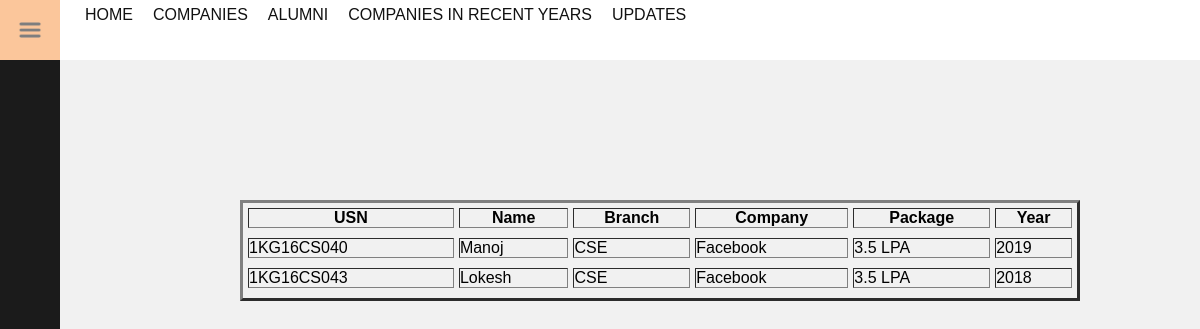
Page /alumni1.php (signed in) on the committed database.
### tables this page shows
CREATE TABLE `placed_students` (
  `usn` varchar(10) NOT NULL,
  `cname` varchar(30) NOT NULL,
  `package` varchar(12) NOT NULL,
  `year` varchar(4) NOT NULL
);

CREATE TABLE `previous_students` (
  `usn` varchar(10) NOT NULL,
  `name` varchar(30) NOT NULL,
  `branch` varchar(4) NOT NULL,
  `passing_year` int(4) NOT NULL
);

### alumni1.php (the view, shortened to what this page needs)
<!DOCTYPE html>
<html>
<link href='blankstyle.css' rel='stylesheet' >
<link href='blankstyle.css' rel='stylesheet' >
<link href='styling.css' rel='stylesheet' >
    <link href='table.css' rel='stylesheet' >
<head>
</head>
<body>
          <nav class="nav-main">
        <div class="btn-toggle-nav" onclick="toggleNav()"></div>
        <ul>
        <li><a href="shome.php">Home</a></li>
            <li><a href="regopen.php">Companies</a></li>
            <li><a href="alumni1.php">Alumni</a></li>
            <li><a href="visited.php">Companies In Recent Years</a></li>
            <li><a href="updates1.php">Updates</a></li>
        </ul>
    </nav>
    <aside class="nav-sidebar">
    </aside>
<?php
$db=mysqli_connect('localhost','root','','placement') or die("could not connect to database");
$sql="select p.usn,p.name,p.branch,pl.cname,pl.package,pl.year from previous_students p, placed_students pl where p.usn=pl.usn";
$records=mysqli_query($db,$sql);
?>
     <link href='table.css' rel='stylesheet' >
<div class="input-box">
    <table width="500" border="3" cellpadding="5" cellspacing="5">
    <tr>
        <th>USN</th>
        <th>Name</th>
        <th>Branch</th>
        <th>Company</th>
        <th>Package</th>
        <th>Year</th>
        <tr>
    <?php
       while($logs=mysqli_fetch_assoc($records)){
          echo"<tr>";
         echo"<td>".$logs['usn']."</td>";
         echo"<td>".$logs['name']."</td>";
         echo"<td>".$logs['branch']."</td>";
         echo"<td>".$logs['cname']."</td>";
         echo"<td>".$logs['package']."</td>";
         echo"<td>".$logs['year']."</td>";
         echo"<tr>";
       }
        ?>
    </table>
   </div>
</body>
</html>

### blankstyle.css (style rules this page uses)
* { margin: 0; padding: 0; }
.input-box { margin:31px auto; width:80%; border-bottom: 1px solid #fff; padding-top: 10px; padding-bottom: 5px; }
::placeholder { color: #ccc; }

### styling.css (style rules this page uses)
body { background-color:#f1f1f1; }
.nav-main { position: fixed; top: 0%; width: 100%; height: 60px; background-color: #fff; display: flex; flex-wrap: wrap; z-index: 1000; }
.btn-toggle-nav { width:60px; height: :60px; background-color: #f98f39; background-image: url("menu2.png"); background-repeat: no-repeat; background-size: 40%; background-position: center; cursor: pointer; }
.nav-main ul { display: flex; flex-wrap: wrap; padding-left: 15px; }
.nav-main ul li { list-style: none; line-height: 30px; }
.nav-main ul li a { display: block; height: 100%; padding: 0 10px; text-transform: uppercase; text-decoration: none; color:#111; font-family: arial; font-size: 16px; }
.nav-sidebar { position: fixed; left: 0; bottom: 0; width: 50px; height: calc(100vh - 60px); padding: 0 5px; background-color: #1b1b1b; z-index: 1000; transition: all 0.3s ease-in-out; }
* { margin: 0; padding: 0; }
.input-box { margin:31px auto; width:80%; border-bottom: 1px solid #fff; padding-top: 10px; padding-bottom: 5px; }
::placeholder { color: #ccc; }

### table.css (style rules this page uses)
body { background: #f1f1f1 no-repeat ; background-size : 1725px; }
table { background: #f1f1f1; font-family: arial; font-size: 18; position:absolute; float: middle; top: 25%; left: 20%; width: 70%; height: :60%; }

### rows in the picture
placed_students: usn.usn "1KG16CS040", usn.name "Manoj", usn.branch "CSE", cname "Facebook", package "3.5 LPA", year "2019"
placed_students: usn.usn "1KG16CS043", usn.name "Lokesh", usn.branch "CSE", cname "Facebook", package "3.5 LPA", year "2018"
